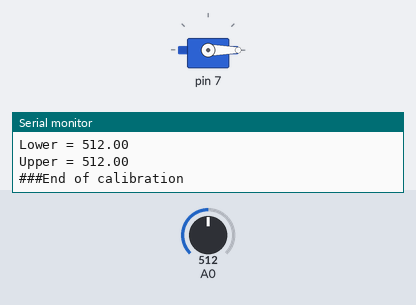
Bench run of a sketch on a simulated Arduino Uno, built with avr-gcc and run on an emulated ATmega328P. On the bench: servo, the last lines printed to the serial monitor. The inputs (shaded band) are chosen by the test bench; at power-on: A0 = 512.

Above: at 6.05 s.
At 9.6 s:
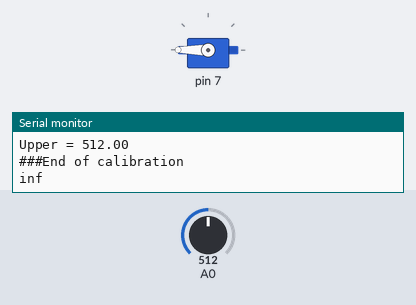
Timing chart, 0 to 14.3 s (numbered marks = the images above):
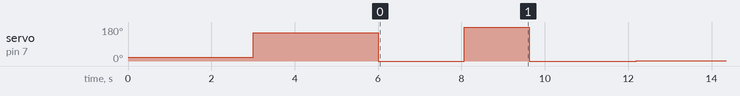

Measured:
- by itself, servo on pin 7: ramps from 0° to 180° and jumps back, once every 3.6 s

The sketch:

modularAngle.ino
```cpp
#include<Servo.h>

/*All Declarations
*/
Servo S[20];
int langle = 20, uangle = 150;

class joint {
  private:
    float upper, lower, mean, reading[20], test, angle;
    int pin, num;
    boolean done;
  public:
    float mapfloat(long x, long in_min, long in_max, long out_min, long out_max)
    {
      return (float)(x - in_min) * (out_max - out_min) / (float)(in_max - in_min) + out_min;
    }
    void calibrate() {
      Serial.println("####Calibration started");
      S[num].write(langle);
      delay(3000);
      lower = analogRead(pin);
      Serial.print("Lower = ");
      Serial.println(lower);

      S[num].write(uangle);
      delay(3000);
      upper = analogRead(pin);
      Serial.print("Upper = ");
      Serial.println(upper);
      Serial.println("###End of calibration");

    }
    void rotate(int angle) {
      S[num].write(angle);
    }

    void init(int no, int xservoPin, int xAnglePin, int u, int l) {
      num = no;
      S[num].attach(xservoPin);
      pin = xAnglePin;
      upper = u;
      lower = l;
      mean = 0;
    }
    void init (int no, int xservoPin, int xAnglePin) {
      num = no;
      S[num].attach(xservoPin);
      pin = xAnglePin;
      upper = 470;
      lower = 114;
    }

    float whatAngle() {

      for (int i = 0; i < 20; i++)
      {
        reading[i] = analogRead(pin);
        delay(3);
      }

      done = false;
      while (done != true) {
        done = true;
        for (int j = 0; j < 20; j++) {
          if (reading[j] > reading[j + 1]) {
            test = reading[j + 1];
            reading [j + 1] = reading[j] ;
            reading[j] = test;
            done = false;
          }
        }
      }
      mean = 0;

      for (int i = 06; i < 14; i++)
      {
        mean += reading[i];
      }
      mean /= 8.0;


      angle = mapfloat(mean, (lower), (upper), langle, uangle);
      return (angle);

    }

    void unattach() {
      S[num].detach();
    }
};

joint bot;
//joint suit;
/*All  Servo Declarations
*/


void setup() {
  //  analogReference(EXTERNAL);

  Serial.begin(9600);

  bot.init(1, 7, A0, 470, 114);
 // suit.init(2, 6, A1, 470, 114);
  bot.calibrate();
 // suit.calibrate();

}

void loop() {
bot.rotate(0);
delay(2000);
      Serial.println(bot.whatAngle());
bot.rotate(180);
delay(1500);
      Serial.println(bot.whatAngle());


    for (int i = 0; i < 181; i++) {
      bot.rotate(i);
      Serial.print("i = ");
      Serial.print(i);

      Serial.print(" ");
      delay(1500);
      Serial.println(bot.whatAngle());
      delay(1000);
    }


}
```
